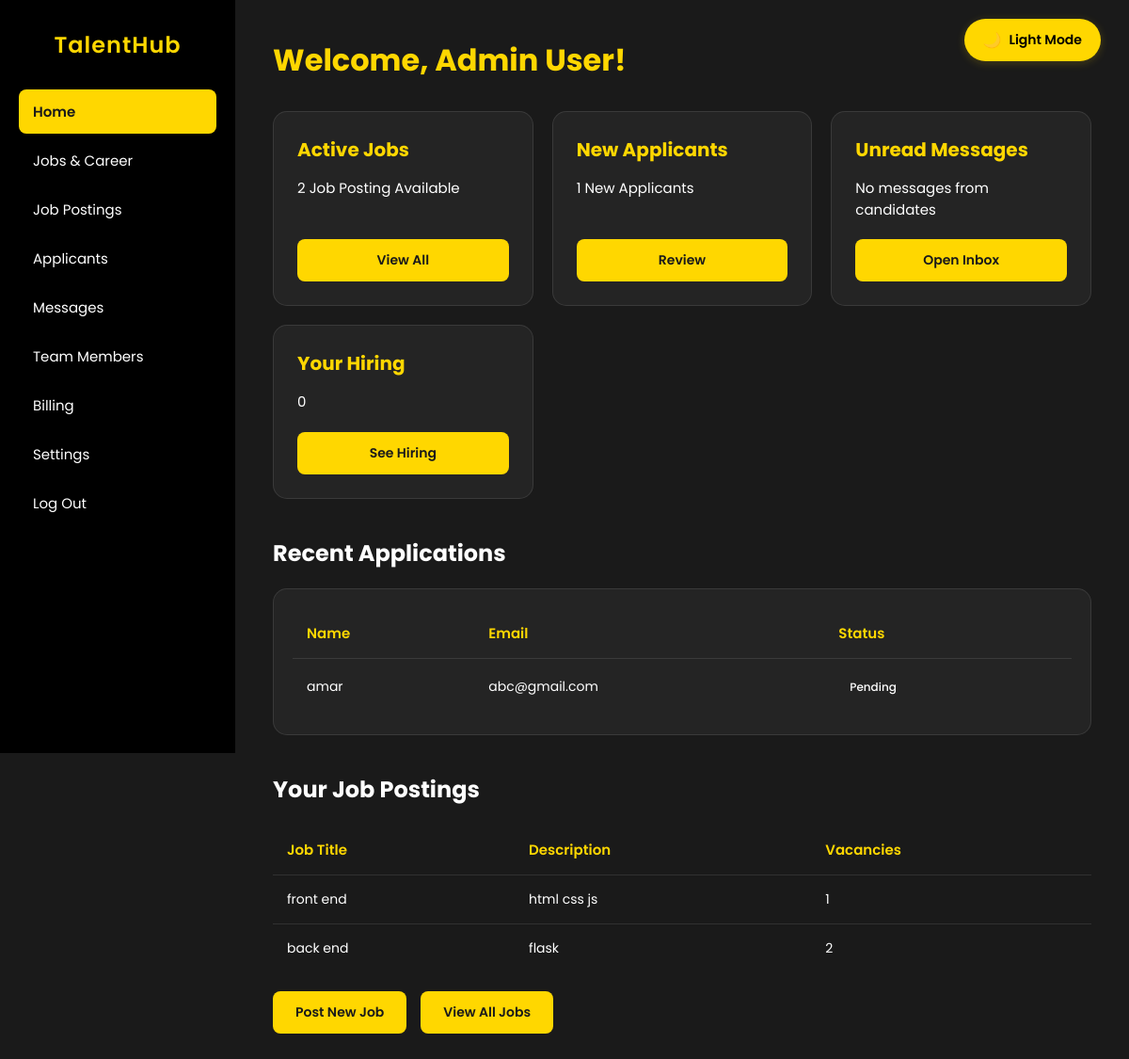
Before: /employee_dashboard (signed in) with the older database file.
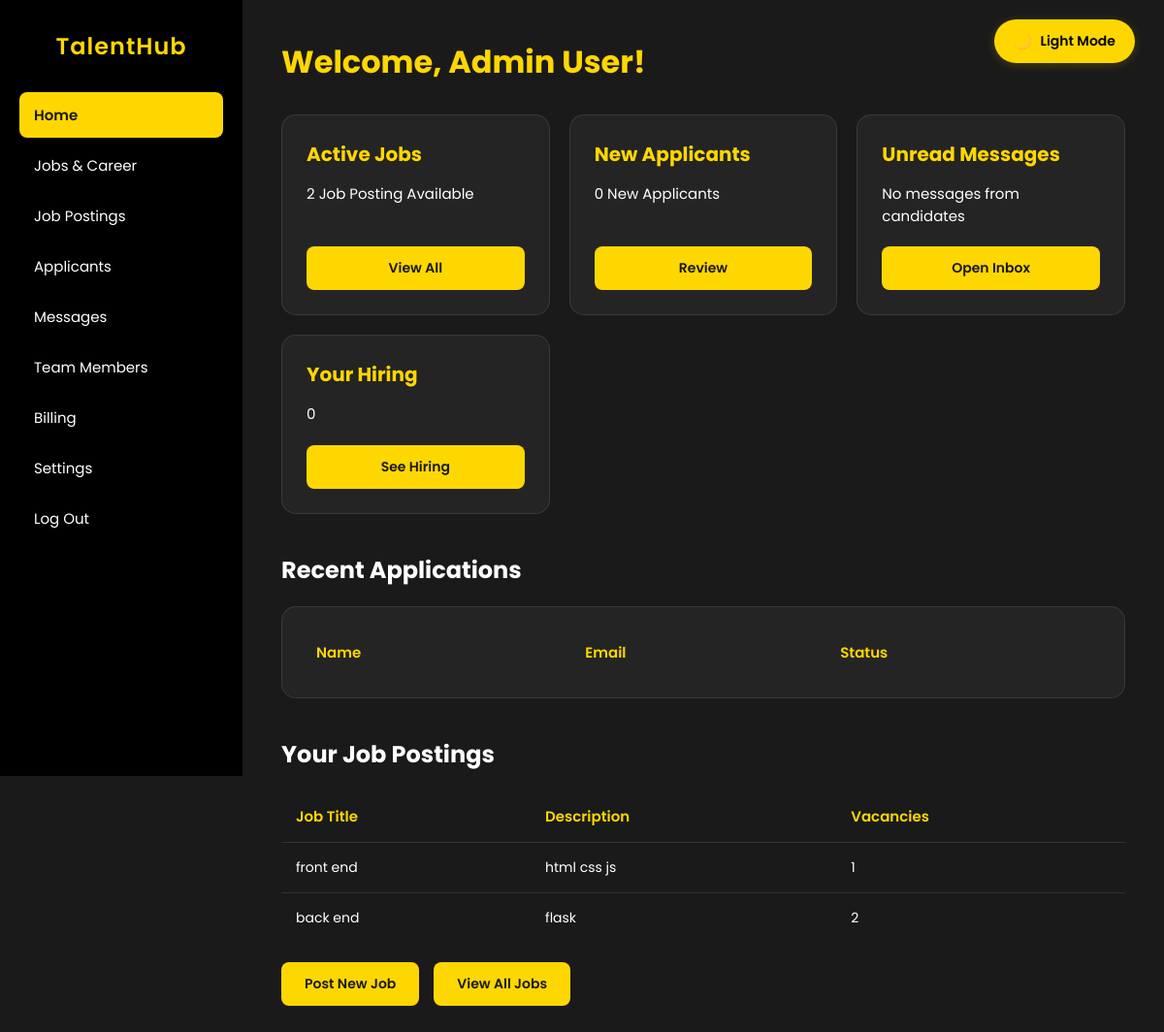
After: the same page with the newer database file.
### models.py (models this page shows, shortened)
class User(db.Model, UserMixin):
    id = db.Column(db.Integer, primary_key=True)
    name = db.Column(db.String(100), nullable=False)
    email = db.Column(db.String(100), nullable=False, unique=True)
    password = db.Column(db.String(255), nullable=False)
    role_id = db.Column(db.Integer, db.ForeignKey('role.id'), nullable=False, default=2)
    flag = db.Column(db.Boolean, default=False)
    created_at = db.Column(db.DateTime, default=datetime.utcnow)
    role = db.relationship('Role', backref=db.backref('users', lazy=True))

class Applicants(db.Model):
    id = db.Column(db.Integer, primary_key=True)
    name = db.Column(db.String(100), nullable=False)
    email = db.Column(db.String(100), nullable=False, unique=True)
    password = db.Column(db.String(255), nullable=False)
    approval = db.Column(db.Boolean, default=False)

class Job(db.Model):
    id = db.Column(db.Integer, primary_key=True)
    title = db.Column(db.String(100), nullable=False)
    description = db.Column(db.Text, nullable=False)
    vacancies = db.Column(db.Integer, nullable=False, default=1)
    employee_email = db.Column(db.String(100), db.ForeignKey('user.email'), nullable=False)
    employee = db.relationship('User', backref='posted_jobs')
    applications = db.relationship('Application', backref='job_applications', lazy=True)

### app.py (the view)
@app.route('/employee_dashboard')
def employee_dashboard():
    print("Session Data in Employee Dashboard:", session)
    if 'user_email' not in session:
        flash('Please log in first!', 'danger')
        return redirect(url_for('login'))
    user = User.query.filter_by(email=session['user_email']).first()
    applicants = Applicants.query.all()
    jobs = Job.query.all()
    hired_count = Hired.query.filter_by(employee_email=user.email).count()
    return render_template('employee_dashboard.html', user=user, applicants=applicants, jobs=jobs, hired_count=hired_count)

### static/templates/employee_dashboard.html (shortened to what this page needs)
<!DOCTYPE html>
<html lang="en">
<head>
</head>
<body>
    <button class="toggle-mode" onclick="toggleMode()">Light Mode</button>
    <div class="container">
        <aside class="sidebar">
            <h2>TalentHub</h2>
            <ul>
                <li class="active"><a href="/employee_dashboard">Home</a></li>
                <li><a href="/career">Jobs & Career</a></li>
                <li><a href="/view_jobs">Job Postings</a></li>
                <li><a href="/view_applicants">Applicants</a></li>
                <li><a href="#">Messages</a></li>
                <li><a href="view_team_members">Team Members</a></li>
                <li><a href="#">Billing</a></li>
                <li><a href="#">Settings</a></li>
                <li><a href="/logout">Log Out</a></li>
            </ul>
        </aside>
        <main class="content">
            <h1>Welcome, {{ user.name }}!</h1>
            <div class="cards">
                <div class="card">
                    <h3>Active Jobs</h3>
                    <p>{{ jobs | length}} Job Posting Available</p>
                    <button>View All</button>
                </div>
                <div class="card">
                    <h3>New Applicants</h3>
                    <p>{{ applicants | length }} New Applicants </p>
                    <button>Review</button>
                </div>
                <div class="card">
                    <h3>Unread Messages</h3>
                    <p>No messages from candidates </p>
                    <button>Open Inbox</button>
                </div>
                <div class="card">
                    <h3>Your Hiring</h3>
                    <p>{{hired_count}}</p>
                    <button>See Hiring</button>
                </div>
            </div>
            <h2>Recent Applications</h2>
            <div class="table-container">
                <table>
                    <thead>
                        <tr>
                            <th>Name</th>
                            <th>Email</th>
                            <th>Status</th>
                        </tr>
                    </thead>
                    <tbody>
                        {% for applicant in applicants[:5] %}
                        <tr>
                            <td>{{ applicant.name }}</td>
                            <td>{{ applicant.email }}</td>
                            <td>
                                <span class="status {% if applicant.approval %}status-approved{% else %}status-pending{% endif %}">
                                    {% if applicant.approval %}Approved{% else %}Pending{% endif %}
                                </span>
                            </td>
                        </tr>
                        {% endfor %}
                    </tbody>
                </table>
            </div>
            <div id="jobAlertsList" class="hidden bg-gray-800 p-6 rounded-lg shadow mb-6">
                <h2 class="text-xl font-semibold mb-4">Your Job Postings</h2>
                <table class="w-full text-left border-collapse border border-gray-600">
                    <thead>
                        <tr class="bg-gray-700">
                            <th class="p-3 border border-gray-600">Job Title</th>
                            <th class="p-3 border border-gray-600">Description</th>
                            <th class="p-3 border border-gray-600">Vacancies</th>
                        </tr>
                    </thead>
                    <tbody>
                        {% for job in jobs[:5] %}
                        <tr class="bg-gray-800">
                            <td class="p-3 border border-gray-600">{{ job.title }}</td>
                            <td class="p-3 border border-gray-600">{{ job.description }}</td>
                            <td class="p-3 border border-gray-600">{{ job.vacancies }}</td>
                        </tr>
                        {% endfor %}
                    </tbody>
                </table>
            </div>
            <div class="button-group">
                <button onclick="window.location.href='/add_job'">Post New Job</button>
                <button onclick="window.location.href='/job_detail'">View All Jobs</button>
            </div>
        </main>
    </div>
</body>
</html>

### static/templates/employee_dashboard.html (style rules this page uses)
:root { --bg-dark: #1a1a1a; --bg-light: #ffffff; --text-dark: #ffffff; --text-light: #333333; --sidebar-dark: #000000; --sidebar-light: #f8f9fa; --card-dark: #242424; --card-light: #ffffff; --accent-color: #FFD700; --hover-dark: rgba(255, 215, 0, 0.1); --hover-light: rgba(255, 215, 0, 0.2); --border-dark: rgba(255, 255, 255, 0.1); --border-light: rgba(0, 0, 0, 0.1); }
* { margin: 0; padding: 0; box-sizing: border-box; font-family: 'Poppins', sans-serif; transition: background-color 0.3s, color 0.3s; }
body { background-color: var(--bg-dark); color: var(--text-dark); min-height: 100vh; }
.toggle-mode { position: fixed; top: 20px; right: 30px; padding: 10px 20px; border-radius: 30px; font-size: 14px; background-color: #FFD700; color: #000000; border: none; cursor: pointer; font-weight: 600; box-shadow: 0 2px 10px rgba(255, 215, 0, 0.2); z-index: 9999; transition: all 0.3s ease; display: flex; align-items: center; gap: 8px; }
.toggle-mode:before { content: '🌙'; font-size: 16px; }
.container { display: flex; min-height: 100vh; }
.sidebar { width: 250px; min-height: 100vh; background-color: var(--sidebar-dark); position: fixed; left: 0; top: 0; padding: 30px 20px; z-index: 100; }
.sidebar h2 { color: var(--accent-color); font-size: 24px; font-weight: 600; margin-bottom: 30px; text-align: center; letter-spacing: 1px; }
.sidebar ul { list-style: none; }
.sidebar ul li { margin-bottom: 5px; }
.sidebar ul li a { display: block; padding: 12px 15px; color: var(--text-dark); text-decoration: none; border-radius: 8px; transition: all 0.3s; font-size: 15px; }
.sidebar ul li.active a { background-color: var(--accent-color); color: var(--bg-dark); font-weight: 600; }
.content { flex: 1; margin-left: 250px; padding: 40px; }
.content h1 { font-size: 32px; margin-bottom: 30px; color: var(--accent-color); }
.content h2 { font-size: 24px; margin: 40px 0 20px; color: var(--text-dark); }
.cards { display: grid; grid-template-columns: repeat(auto-fit, minmax(250px, 1fr)); gap: 20px; margin-bottom: 40px; }
.card { background-color: var(--card-dark); border-radius: 15px; padding: 25px; border: 1px solid var(--border-dark); transition: all 0.3s ease; display: flex; flex-direction: column; }
.card h3 { color: var(--accent-color); font-size: 20px; margin-bottom: 15px; }
.card p { margin-bottom: 20px; font-size: 15px; line-height: 1.5; flex-grow: 1; }
.table-container { background-color: var(--card-dark); border-radius: 15px; padding: 20px; margin-bottom: 40px; overflow-x: auto; border: 1px solid var(--border-dark); }
table { width: 100%; border-collapse: collapse; }
th { font-weight: 600; color: var(--accent-color); padding: 15px; font-size: 15px; text-align: left; }
td { padding: 15px; font-size: 14px; border-top: 1px solid rgba(255, 255, 255, 0.1); }
.button-group { display: flex; gap: 15px; margin-top: 20px; }
button { background-color: var(--accent-color); color: var(--bg-dark); border: none; padding: 12px 24px; border-radius: 8px; cursor: pointer; font-weight: 600; font-size: 14px; transition: transform 0.3s, box-shadow 0.3s; }

Changed rows visible on the page:
removed Applicants: name "amar", email "abc@gmail.com", approval "Pending"
Other visible differences:
{{ applicants | length }}: "1" → "0"
